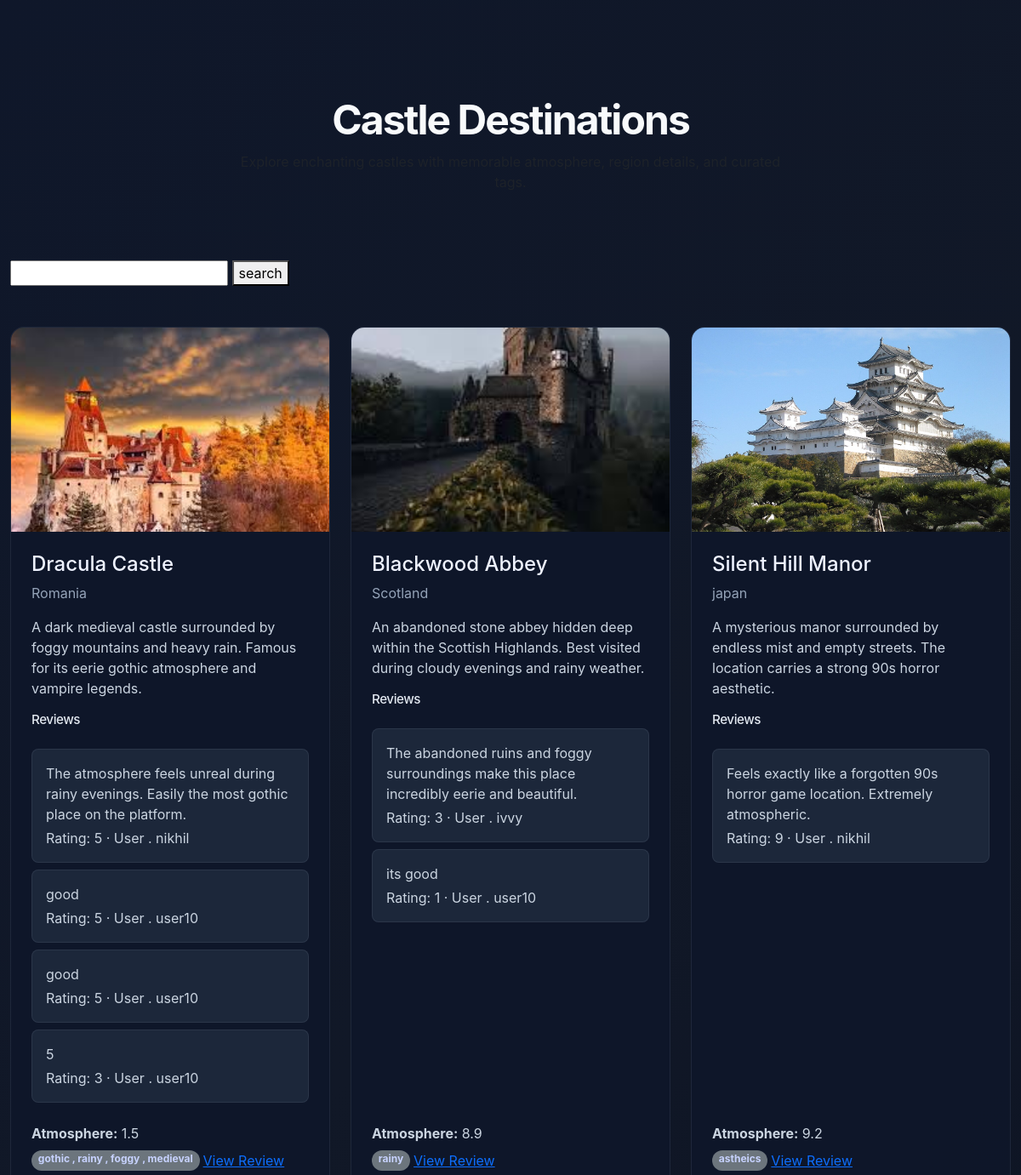
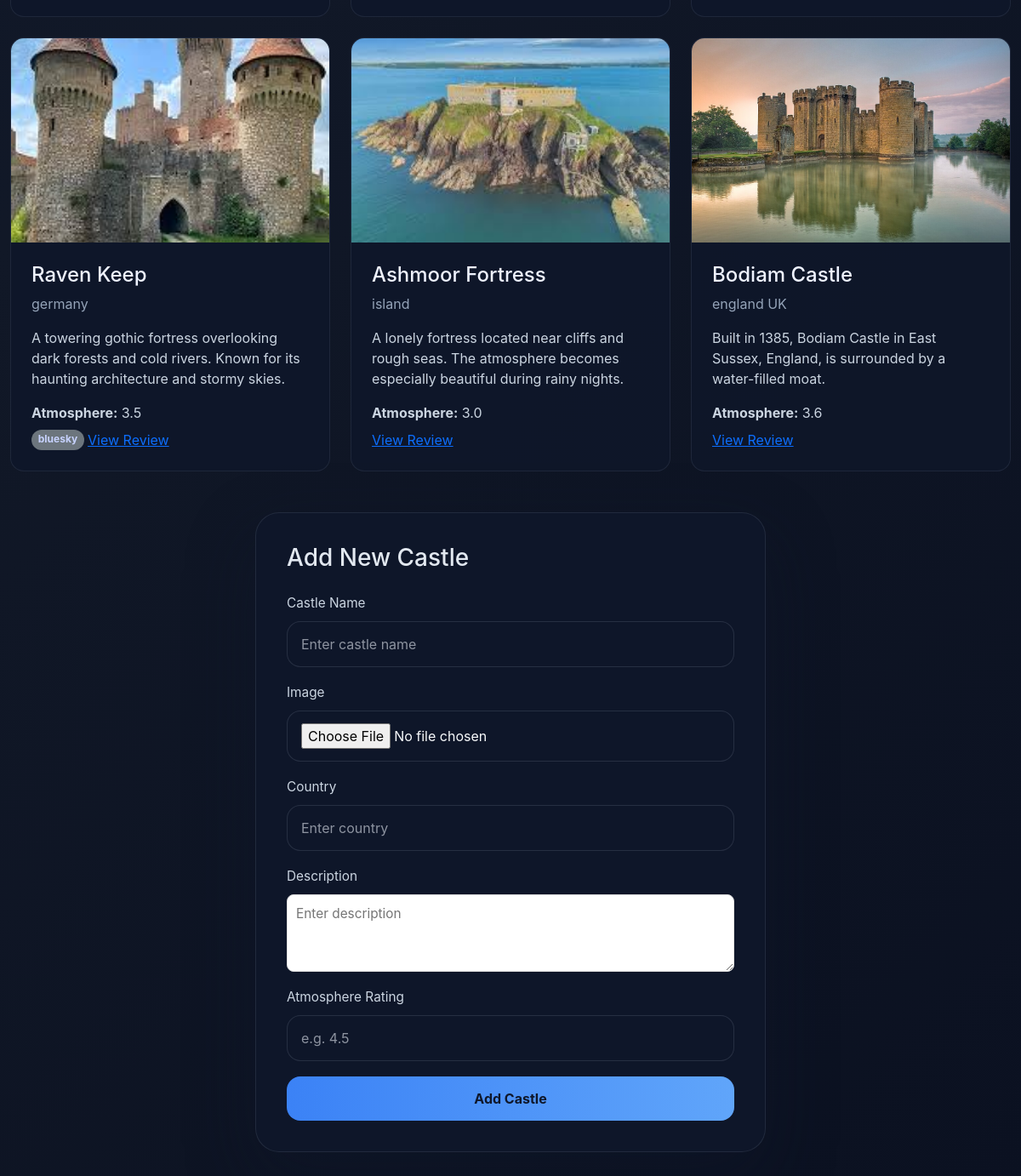
/home/, run on the app's committed database (2 pictures, top to bottom).
### core/models.py (models this page shows, shortened)
class Destination(models.Model):
    castle = models.CharField(max_length=100, unique=True)
    country = models.CharField(max_length=100)
    description = models.TextField()
    image = models.ImageField(upload_to="images/")
    atmosphere = models.FloatField()
    tags = models.ManyToManyField('Tag',related_name="destinations", blank=True)

class Review(models.Model):
    comment = models.TextField()
    rating = models.IntegerField()
    user = models.ForeignKey(User, on_delete=models.CASCADE)
    destination = models.ForeignKey(Destination, on_delete=models.CASCADE)

class Tag(models.Model):
    name = models.CharField(max_length=50)

### core/views.py (the view, shortened to what this page needs)
# urls.py: 2. Add a URL to urlpatterns:  path('', views.home, name='home')
def home(request):
    search = request.GET.get("castle")
    if search:
        dest = Destination.objects.filter(
            castle__icontains=search
        )
    else:
        dest = Destination.objects.all()
    return render(request, "core/home.html", {"dest": dest})

### templates/core/home.html (shortened to what this page needs)
<!DOCTYPE html>
<html lang="en">
<head>
    {% load static %}
    <link rel="stylesheet" href="https://cdn.jsdelivr.net/npm/bootstrap@5.3.8/dist/css/bootstrap.min.css">
    <link rel="stylesheet" href="{% static 'core/styles.css' %}">
</head>
<body>
    <div class="container py-5">
        <div class="text-center mb-5 home-hero">
            <h1 class="hero-title display-5 fw-bold">Castle Destinations</h1>
            <p class="text-muted">Explore enchanting castles with memorable atmosphere, region details, and curated tags.</p>
        </div>
        <div class="search">
            <form method="get">
            <input type="search" name="castle">
            <button type="submit">search</button>
            </form>
        </div>
        <div class="row row-cols-1 row-cols-md-2 row-cols-lg-3 g-4 destination-list">
            {% for d in dest %}
            <div class="col">
                <article class="destination-card card h-100">
                    {% if d.image %}
                    <img src="{{ d.image.url }}" alt="{{ d.castle }}" class="card-img-top">
                    {% endif %}
                    <div class="card-body destination-card-body d-flex flex-column">
                        <div>
                            <h2 class="destination-card-title h4">{{ d.castle }}</h2>
                            <p class="destination-card-subtitle mb-3">{{ d.country }}</p>
                            <p class="destination-card-text mb-3">{{ d.description }}</p>
                        </div>
                        {% if d.review_set.all %}
                        <div class="review-section mb-3">
                            <h6 class="review-title">Reviews</h6>
                            {% for review in d.review_set.all %}
                            <div class="review-card mb-2 p-3 rounded-3">
                                <p class="review-text mb-1">{{ review.comment }}</p>
                                <p class="review-meta mb-0">Rating: {{ review.rating }} · User .  {{ review.user }}</p>
                            </div>
                            {% endfor %}
                        </div>
                        {% endif %}
                        <div class="mt-auto">
                            <p class="destination-card-text mb-2"><strong>Atmosphere:</strong> {{ d.atmosphere }}</p>
                            <div class="destination-card-meta d-flex flex-wrap gap-1">
                                {% for tag in d.tags.all %}
                                    <span class="badge rounded-pill bg-secondary">{{ tag.name }}</span>
                                {% endfor %}
<a href="{% url 'review_view' d.id %}">View Review</a>
                            </div>
                        </div>
                    </div>
                </article>
            </div>
            {% endfor %}
        </div>
        <div class="auth-card mt-5" style="max-width: 600px; margin: 0 auto;">
            <h3 class="mb-4">Add New Castle</h3>
            <form method="POST" enctype="multipart/form-data" class="auth-form">
                <label>
                    Castle Name
                    <input type="text" name="castle" placeholder="Enter castle name" required>
                </label>
                <label>
                    Image
                    <input type="file" name="image">
                </label>
                <label>
                    Country
                    <input type="text" name="country" placeholder="Enter country" required>
                </label>
                <label>
                    Description
                    <textarea name="description" placeholder="Enter description" rows="3" style="width: 100%; padding: 10px; border-radius: 8px; border: 1px solid #ddd;"></textarea>
                </label>
                <label>
                    Atmosphere Rating
                    <input type="number" step="0.1" name="atmosphere" placeholder="e.g. 4.5" required>
                </label>
                <button type="submit" class="btn">Add Castle</button>
            </form>
        </div>
    </div>
</body>
</html>

### static/core/styles.css (style rules this page uses)
body { margin: 0; min-height: 100vh; font-family: Inter, system-ui, -apple-system, BlinkMacSystemFont, "Segoe UI", sans-serif; background: linear-gradient(135deg, #0f172a 0%, #111827 42%, #0b1121 100%); color: #e2e8f0; }
.auth-card { width: 100%; max-width: 460px; padding: 36px; background: rgba(15, 23, 42, 0.96); border: 1px solid rgba(148, 163, 184, 0.14); border-radius: 28px; box-shadow: 0 30px 80px rgba(15, 23, 42, 0.35); }
.auth-form { display: grid; gap: 18px; }
.auth-form label { display: grid; gap: 10px; font-size: 0.96rem; color: #cbd5e1; }
.auth-form input { width: 100%; padding: 14px 16px; border: 1px solid rgba(148, 163, 184, 0.18); border-radius: 16px; background: rgba(15, 23, 42, 0.75); color: #f8fafc; font-size: 1rem; }
.auth-form input::placeholder { color: rgba(226, 232, 240, 0.6); }
.btn { width: 100%; padding: 14px 0; border: none; border-radius: 16px; background: linear-gradient(90deg, #3b82f6 0%, #60a5fa 100%); color: #0f172a; font-weight: 700; font-size: 1rem; cursor: pointer; transition: transform 0.18s ease, box-shadow 0.18s ease; }
.home-hero { text-align: center; padding: 4rem 0 2rem; }
.home-hero .hero-title { color: #f8fafc; letter-spacing: -0.04em; }
.home-hero p { color: #cbd5e1; max-width: 640px; margin: 0 auto; }
.destination-list { margin-top: 1.5rem; }
.destination-card { background: rgba(15, 23, 42, 0.95); border: 1px solid rgba(148, 163, 184, 0.12); border-radius: 1rem; overflow: hidden; }
.destination-card .card-img-top { height: 240px; object-fit: cover; transition: transform 0.35s ease; }
.destination-card-body { padding: 1.5rem; }
.destination-card-title { margin-bottom: 0.5rem; color: #eef2ff; }
.destination-card-subtitle { color: #94a3b8; }
.destination-card-text { color: #cbd5e1; }
.review-section .review-title { font-size: 0.95rem; color: #e2e8f0; }
.review-card { background: rgba(30, 41, 59, 0.92); border: 1px solid rgba(148, 163, 184, 0.1); }
.review-text, .review-meta { color: #cbd5e1; }
.review-title { grid-column: 1 / -1; margin: 0 0 1.5rem; color: #f8fafc; font-size: 1.8rem; letter-spacing: -0.03em; }
.review-card { background: rgba(30, 41, 59, 0.95); border: 1px solid rgba(148, 163, 184, 0.12); border-radius: 22px; padding: 22px; margin-bottom: 1.25rem; }
.destination-card-meta .badge { background: rgba(99, 102, 241, 0.14); color: #c7d2fe; }
.container { max-width: 1200px; }

### data on the page
Destination: image (picture), castle "Dracula Castle", country "Romania", description "A dark medieval castle surrounded by foggy mountains and heavy rain. Famous for its eerie gothic atmosphere and vampire legends.", atmosphere "1.5"
Review: comment "The atmosphere feels unreal during rainy evenings. Easily the most gothic place on the platform.", rating "5", user "nikhil"
Review: comment "good", rating "5", user "user10"
Review: comment "good", rating "5", user "user10"
Review: comment "5", rating "3", user "user10"
Tag: name "gothic , rainy , foggy , medieval"
Destination: image (picture), castle "Blackwood Abbey", country "Scotland", description "An abandoned stone abbey hidden deep within the Scottish Highlands. Best visited during cloudy evenings and rainy weather.", atmosphere "8.9"
Review: comment "The abandoned ruins and foggy surroundings make this place incredibly eerie and beautiful.", rating "3", user "ivvy"
Review: comment "its good", rating "1", user "user10"
Tag: name "rainy"
Destination: image (picture), castle "Silent Hill Manor", country "japan", description "A mysterious manor surrounded by endless mist and empty streets. The location carries a strong 90s horror aesthetic.", atmosphere "9.2"
Review: comment "Feels exactly like a forgotten 90s horror game location. Extremely atmospheric.", rating "9", user "nikhil"
Tag: name "astheics"
Destination: image (picture), castle "Raven Keep", country "germany", description "A towering gothic fortress overlooking dark forests and cold rivers. Known for its haunting architecture and stormy skies.", atmosphere "3.5"
Tag: name "bluesky"
Destination: image (picture), castle "Ashmoor Fortress", country "island", description "A lonely fortress located near cliffs and rough seas. The atmosphere becomes especially beautiful during rainy nights.", atmosphere "3.0"
Destination: image (picture), castle "Bodiam Castle", country "england UK", description "Built in 1385, Bodiam Castle in East Sussex, England, is surrounded by a water-filled moat.", atmosphere "3.6"
